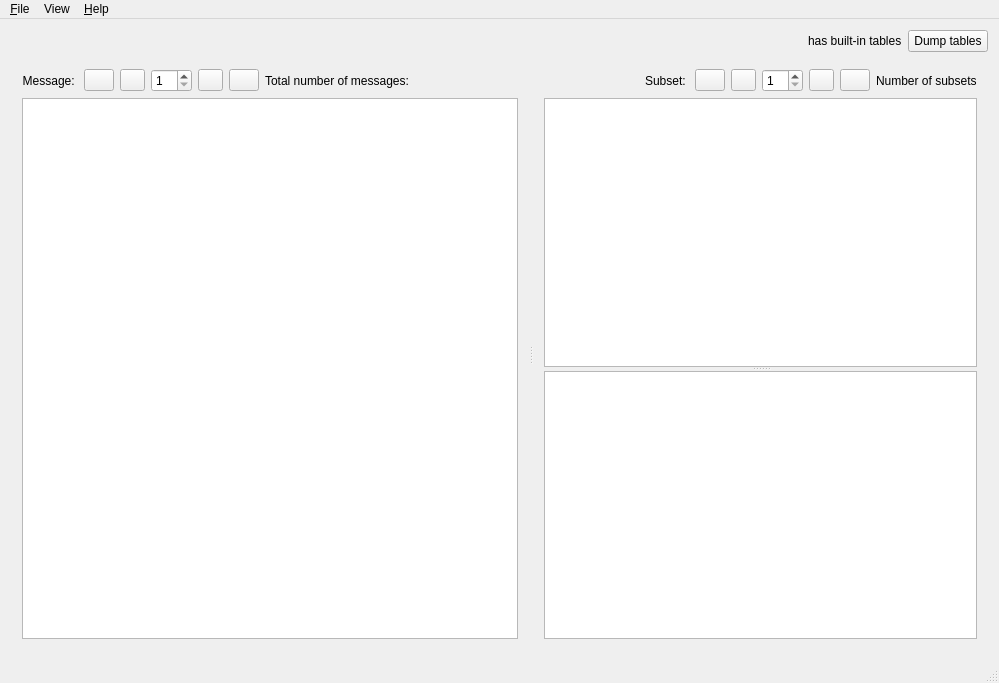
<?xml version="1.0" encoding="UTF-8"?>
<ui version="4.0">
 <class>MainWindow</class>
 <widget class="QMainWindow" name="MainWindow">
  <property name="geometry">
   <rect>
    <x>0</x>
    <y>0</y>
    <width>999</width>
    <height>683</height>
   </rect>
  </property>
  <property name="windowTitle">
   <string>xbufr - BUFR Viewer</string>
  </property>
  <property name="windowIcon">
   <iconset resource="xbufr.qrc">
    <normaloff>:/images/bufr.png</normaloff>:/images/bufr.png</iconset>
  </property>
  <widget class="QWidget" name="centralWidget">
   <layout class="QVBoxLayout" name="verticalLayout_3" stretch="0,1">
    <item>
     <layout class="QHBoxLayout" name="horizontalLayout">
      <item>
       <widget class="QLabel" name="filenameLabel">
        <property name="font">
         <font>
          <weight>75</weight>
          <bold>true</bold>
         </font>
        </property>
        <property name="text">
         <string/>
        </property>
       </widget>
      </item>
      <item>
       <spacer name="horizontalSpacer">
        <property name="orientation">
         <enum>Qt::Horizontal</enum>
        </property>
        <property name="sizeHint" stdset="0">
         <size>
          <width>40</width>
          <height>20</height>
         </size>
        </property>
       </spacer>
      </item>
      <item>
       <widget class="QLabel" name="hasBuiltinTablesLabel">
        <property name="text">
         <string>has built-in tables</string>
        </property>
       </widget>
      </item>
      <item>
       <widget class="QPushButton" name="dumpTablesButton">
        <property name="text">
         <string>Dump tables</string>
        </property>
       </widget>
      </item>
     </layout>
    </item>
    <item>
     <widget class="QSplitter" name="splitter">
      <property name="orientation">
       <enum>Qt::Horizontal</enum>
      </property>
      <widget class="QWidget" name="layoutWidget_1">
       <layout class="QVBoxLayout" name="verticalLayout">
        <item>
         <layout class="QHBoxLayout" name="horizontalLayout_3">
          <item>
           <widget class="QLabel" name="messageLabel">
            <property name="text">
             <string>Message: </string>
            </property>
            <property name="alignment">
             <set>Qt::AlignRight|Qt::AlignTrailing|Qt::AlignVCenter</set>
            </property>
           </widget>
          </item>
          <item>
           <widget class="QPushButton" name="firstMessageButton">
            <property name="maximumSize">
             <size>
              <width>30</width>
              <height>16777215</height>
             </size>
            </property>
            <property name="text">
             <string/>
            </property>
            <property name="icon">
             <iconset resource="xbufr.qrc">
              <normaloff>:/images/first.png</normaloff>:/images/first.png</iconset>
            </property>
            <property name="flat">
             <bool>false</bool>
            </property>
           </widget>
          </item>
          <item>
           <widget class="QPushButton" name="prevMessageButton">
            <property name="maximumSize">
             <size>
              <width>25</width>
              <height>16777215</height>
             </size>
            </property>
            <property name="icon">
             <iconset resource="xbufr.qrc">
              <normaloff>:/images/prev.png</normaloff>:/images/prev.png</iconset>
            </property>
            <property name="flat">
             <bool>false</bool>
            </property>
           </widget>
          </item>
          <item>
           <widget class="QSpinBox" name="messageSpinBox">
            <property name="minimum">
             <number>1</number>
            </property>
           </widget>
          </item>
          <item>
           <widget class="QPushButton" name="nextMessageButton">
            <property name="maximumSize">
             <size>
              <width>25</width>
              <height>16777215</height>
             </size>
            </property>
            <property name="icon">
             <iconset resource="xbufr.qrc">
              <normaloff>:/images/next.png</normaloff>:/images/next.png</iconset>
            </property>
            <property name="flat">
             <bool>false</bool>
            </property>
           </widget>
          </item>
          <item>
           <widget class="QPushButton" name="lastMessageButton">
            <property name="maximumSize">
             <size>
              <width>30</width>
              <height>16777215</height>
             </size>
            </property>
            <property name="icon">
             <iconset resource="xbufr.qrc">
              <normaloff>:/images/last.png</normaloff>:/images/last.png</iconset>
            </property>
            <property name="flat">
             <bool>false</bool>
            </property>
           </widget>
          </item>
          <item>
           <widget class="QLabel" name="totalMessagesLabel">
            <property name="text">
             <string>Total number of messages:</string>
            </property>
           </widget>
          </item>
          <item>
           <spacer name="horizontalSpacer_2">
            <property name="orientation">
             <enum>Qt::Horizontal</enum>
            </property>
            <property name="sizeHint" stdset="0">
             <size>
              <width>40</width>
              <height>20</height>
             </size>
            </property>
           </spacer>
          </item>
         </layout>
        </item>
        <item>
         <widget class="QTextEdit" name="textEdit">
          <property name="baseSize">
           <size>
            <width>100</width>
            <height>0</height>
           </size>
          </property>
          <property name="acceptDrops">
           <bool>false</bool>
          </property>
          <property name="frameShadow">
           <enum>QFrame::Plain</enum>
          </property>
          <property name="lineWrapMode">
           <enum>QTextEdit::NoWrap</enum>
          </property>
          <property name="readOnly">
           <bool>true</bool>
          </property>
         </widget>
        </item>
       </layout>
      </widget>
      <widget class="QWidget" name="layoutWidget_2">
       <layout class="QVBoxLayout" name="verticalLayout_2">
        <item>
         <layout class="QHBoxLayout" name="horizontalLayout_2">
          <item>
           <spacer name="horizontalSpacer_3">
            <property name="orientation">
             <enum>Qt::Horizontal</enum>
            </property>
            <property name="sizeHint" stdset="0">
             <size>
              <width>40</width>
              <height>20</height>
             </size>
            </property>
           </spacer>
          </item>
          <item>
           <widget class="QLabel" name="subsetLabel">
            <property name="text">
             <string>Subset: </string>
            </property>
            <property name="alignment">
             <set>Qt::AlignRight|Qt::AlignTrailing|Qt::AlignVCenter</set>
            </property>
           </widget>
          </item>
          <item>
           <widget class="QPushButton" name="firstSubsetButton">
            <property name="maximumSize">
             <size>
              <width>30</width>
              <height>16777215</height>
             </size>
            </property>
            <property name="icon">
             <iconset resource="xbufr.qrc">
              <normaloff>:/images/first.png</normaloff>:/images/first.png</iconset>
            </property>
           </widget>
          </item>
          <item>
           <widget class="QPushButton" name="prevSubsetButton">
            <property name="maximumSize">
             <size>
              <width>25</width>
              <height>16777215</height>
             </size>
            </property>
            <property name="icon">
             <iconset resource="xbufr.qrc">
              <normaloff>:/images/prev.png</normaloff>:/images/prev.png</iconset>
            </property>
            <property name="flat">
             <bool>false</bool>
            </property>
           </widget>
          </item>
          <item>
           <widget class="QSpinBox" name="subsetSpinBox">
            <property name="minimum">
             <number>1</number>
            </property>
            <property name="value">
             <number>1</number>
            </property>
           </widget>
          </item>
          <item>
           <widget class="QPushButton" name="nextSubsetButton">
            <property name="maximumSize">
             <size>
              <width>25</width>
              <height>16777215</height>
             </size>
            </property>
            <property name="icon">
             <iconset resource="xbufr.qrc">
              <normaloff>:/images/next.png</normaloff>:/images/next.png</iconset>
            </property>
           </widget>
          </item>
          <item>
           <widget class="QPushButton" name="lastSubsetButton">
            <property name="maximumSize">
             <size>
              <width>30</width>
              <height>16777215</height>
             </size>
            </property>
            <property name="icon">
             <iconset resource="xbufr.qrc">
              <normaloff>:/images/last.png</normaloff>:/images/last.png</iconset>
            </property>
           </widget>
          </item>
          <item>
           <widget class="QLabel" name="totalSubsetsLabel">
            <property name="text">
             <string>Number of subsets</string>
            </property>
           </widget>
          </item>
         </layout>
        </item>
        <item>
         <widget class="QSplitter" name="splitter_3">
          <property name="orientation">
           <enum>Qt::Vertical</enum>
          </property>
          <widget class="QTreeView" name="treeView">
           <property name="indentation">
            <number>15</number>
           </property>
          </widget>
          <widget class="QTableView" name="tableView"/>
         </widget>
        </item>
       </layout>
      </widget>
     </widget>
    </item>
   </layout>
  </widget>
  <widget class="QMenuBar" name="menuBar">
   <property name="geometry">
    <rect>
     <x>0</x>
     <y>0</y>
     <width>999</width>
     <height>23</height>
    </rect>
   </property>
   <widget class="QMenu" name="menuFile">
    <property name="title">
     <string>&amp;File</string>
    </property>
    <addaction name="actionOpen"/>
    <addaction name="separator"/>
    <addaction name="actionExit"/>
   </widget>
   <widget class="QMenu" name="menuHelp">
    <property name="title">
     <string>&amp;Help</string>
    </property>
    <addaction name="actionAbout"/>
   </widget>
   <widget class="QMenu" name="menuView">
    <property name="title">
     <string>View</string>
    </property>
    <addaction name="actionShow_BUFR_table_messages"/>
   </widget>
   <addaction name="menuFile"/>
   <addaction name="menuView"/>
   <addaction name="menuHelp"/>
  </widget>
  <widget class="QStatusBar" name="statusBar"/>
  <action name="actionAbout">
   <property name="icon">
    <iconset resource="xbufr.qrc">
     <normaloff>:/images/bufr_24.png</normaloff>:/images/bufr_24.png</iconset>
   </property>
   <property name="text">
    <string>About</string>
   </property>
  </action>
  <action name="actionOpen">
   <property name="text">
    <string>&amp;Open ...</string>
   </property>
   <property name="shortcut">
    <string>Ctrl+O</string>
   </property>
   <property name="shortcutContext">
    <enum>Qt::ApplicationShortcut</enum>
   </property>
  </action>
  <action name="actionExit">
   <property name="text">
    <string>E&amp;xit</string>
   </property>
   <property name="shortcut">
    <string>Ctrl+Q</string>
   </property>
  </action>
  <action name="actionShow_BUFR_table_messages">
   <property name="checkable">
    <bool>true</bool>
   </property>
   <property name="checked">
    <bool>false</bool>
   </property>
   <property name="text">
    <string>Show BUFR table messages</string>
   </property>
   <property name="shortcut">
    <string>Ctrl+T</string>
   </property>
  </action>
 </widget>
 <layoutdefault spacing="6" margin="11"/>
 <tabstops>
  <tabstop>firstMessageButton</tabstop>
  <tabstop>prevMessageButton</tabstop>
  <tabstop>messageSpinBox</tabstop>
  <tabstop>nextMessageButton</tabstop>
  <tabstop>lastMessageButton</tabstop>
  <tabstop>firstSubsetButton</tabstop>
  <tabstop>prevSubsetButton</tabstop>
  <tabstop>subsetSpinBox</tabstop>
  <tabstop>nextSubsetButton</tabstop>
  <tabstop>lastSubsetButton</tabstop>
  <tabstop>treeView</tabstop>
 </tabstops>
 <resources>
  <include location="xbufr.qrc"/>
 </resources>
 <connections>
  <connection>
   <sender>actionExit</sender>
   <signal>triggered()</signal>
   <receiver>MainWindow</receiver>
   <slot>close()</slot>
   <hints>
    <hint type="sourcelabel">
     <x>-1</x>
     <y>-1</y>
    </hint>
    <hint type="destinationlabel">
     <x>496</x>
     <y>333</y>
    </hint>
   </hints>
  </connection>
  <connection>
   <sender>actionOpen</sender>
   <signal>triggered()</signal>
   <receiver>MainWindow</receiver>
   <slot>open_file()</slot>
   <hints>
    <hint type="sourcelabel">
     <x>-1</x>
     <y>-1</y>
    </hint>
    <hint type="destinationlabel">
     <x>496</x>
     <y>333</y>
    </hint>
   </hints>
  </connection>
  <connection>
   <sender>actionAbout</sender>
   <signal>triggered()</signal>
   <receiver>MainWindow</receiver>
   <slot>show_about_dialog()</slot>
   <hints>
    <hint type="sourcelabel">
     <x>-1</x>
     <y>-1</y>
    </hint>
    <hint type="destinationlabel">
     <x>496</x>
     <y>333</y>
    </hint>
   </hints>
  </connection>
 </connections>
 <slots>
  <slot>open_file()</slot>
  <slot>show_about_dialog()</slot>
 </slots>
</ui>
